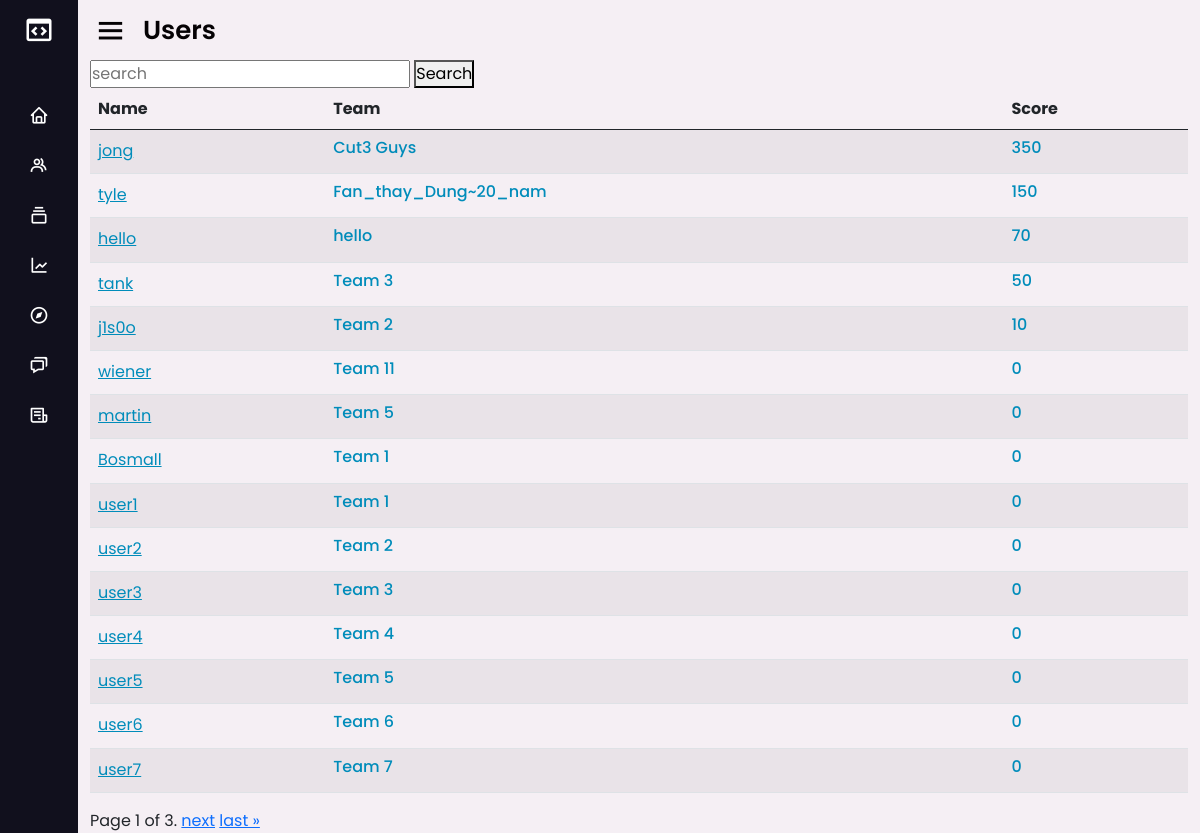
Before: /users/ (signed in) with the older database file.
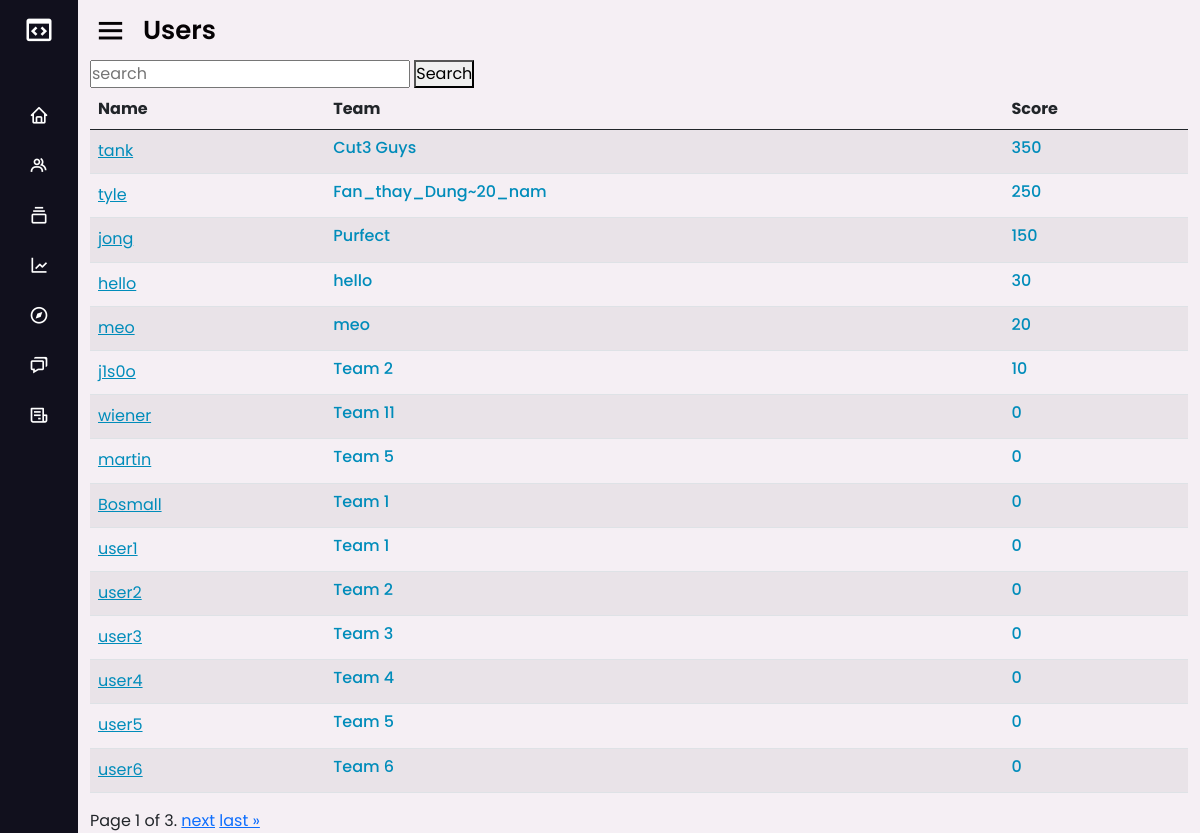
After: the same page with the newer database file.
### base/models.py (models this page shows, shortened)
class CustomUser(AbstractUser):
    solved = models.ManyToManyField(Chall , null=True , blank=True)
    score = models.PositiveIntegerField(default=0)
    team = models.ForeignKey(Team, null=True, blank=True , on_delete= models.DO_NOTHING)

class Team(models.Model):
    name = models.CharField(max_length=55)
    password = models.CharField(max_length=32 )
    score = models.PositiveBigIntegerField(default=0)
    decription = models.CharField(max_length=100 , blank=True)
    updated = models.DateTimeField(auto_now=True)
    created = models.DateTimeField(auto_now_add=True)
    class Meta:
        ordering = ['-updated' , '-created']
    def __str__(self):
        return self.name

### base/user.py (the view, shortened to what this page needs)
# urls.py: path('users/', user.Users , name='users'),
def Users(request):
    users = User.objects.all().order_by('-score')
    paginator = Paginator(users, 15) # Show 15 team per page.
    page_number = request.GET.get('page')
    page_obj = paginator.get_page(page_number)
    context = {'users': users, 'page_obj': page_obj}
    return render(request, 'base/user/user.html', context)

### base/templates/base/user/user.html (shortened to what this page needs)
{% extends 'main.html' %}
{% block header_text %}
<span class="text">Users</span>
{% endblock header_text %}
{% block content %}
<div class="container">
	<form  id="search" method="GET">
		<input type="text" name="search" id="text_search" placeholder="search">
		<button type="submit"> Search</button>
	</form>
	<div id="score">
		<div class="table-responsive">
			<table class="table table-striped">
				<thead>
					<tr>
						<th>Name</th>
                        <th>Team</th>
						<th>Score</th>
					</tr>
				</thead>
				<tbody>
					{% for user in page_obj %}
					<tr>
						<td>
							<a href="/userprofile/{{user.username}}"<h6 style="color: #008cba;">{{user.username}}</h6></a>
						</td>
                        <td>
                            <h6 style="color: #008cba;">{{user.team}}</h6>
                        </td>
						<td>
                            <h6 style="color: #008cba;">{{user.score}}</h6>
                        </td>
					</tr>
					{% endfor %}
				</tbody>
			</table>
			<div class="pagination">
				<span class="step-links">
					<span class="current">
						Page {{ page_obj.number }} of {{ page_obj.paginator.num_pages }}.
					</span>
					{% if page_obj.has_next %}
						<a href="?page={{ page_obj.next_page_number }}">next</a>
						<a href="?page={{ page_obj.paginator.num_pages }}">last &raquo;</a>
					{% endif %}
				</span>
			</div>
		</div>
	</div>
</div>
{% endblock content %}

### templates/main.html (shortened to what this page needs)
{% load static %}
<html lang="en">
  <head>
    <link
      href="https://cdn.jsdelivr.net/npm/bootstrap@5.0.2/dist/css/bootstrap.min.css"
      rel="stylesheet"
    />
    <link
      href="https://unpkg.com/boxicons@2.1.2/css/boxicons.min.css"
      rel="stylesheet"
    />
    <link rel="stylesheet" href="{% static '/styles/main.css' %} " />
  </head>
  <body >
    {% include 'navbar.html' %}
    <section class="home-section">
      <div class="home-content">
        <i class="bx bx-menu"></i>
        {% block header_text %}
        {% endblock header_text %}
      </div>
      {% block content %}{% endblock content %}
    </section>
  </body>
</html>

### templates/navbar.html (shortened to what this page needs)
<div class="sidebar close">
  <div class="logo-details">
    <i class="bx bx-code-block"></i>
  </div>
  <ul class="nav-links">
    <li>
      <a href="/">
        <i class="bx bx-home"></i>
      </a>
    </li>
    <li>
      <a href="/team">
        <i class="bx bx-group"></i>
      </a>
    </li>
    <li>
      <div class="icon-link">
        <a href="/chall/all/">
          <i class="bx bx-collection"></i>
        </a>
      </div>
    </li>
    <li>
      <a href="/scoreboard">
        <i class="bx bx-line-chart"></i>
      </a>
    </li>
    <li>
      <a href="/sponsors">
        <i class="bx bx-compass"></i>
      </a>
    </li>
    <li>
      <a href="/users">
        <i class="bx bx-chat"></i>
      </a>
    </li>
    <li>
      <a href="/rules">
        <i class="bx bx-receipt"></i>
      </a>
    </li>
    {% if request.user.is_authenticated %}
    <li>
      <div class="profile-details">
      </div>
    </li>
  {% endif %}
  </ul>
</div>

### static/styles/main.css (style rules this page uses)
* { margin: 0; padding: 0; box-sizing: border-box; font-family: 'Poppins', sans-serif; }
.sidebar { position: fixed; top: 0; left: 0; height: 100%; width: 260px; background: #11101d; z-index: 100; transition: all 0.5s ease; }
.sidebar.close { width: 78px; }
.sidebar .logo-details { height: 60px; width: 100%; display: flex; align-items: center; }
.sidebar .logo-details i { font-size: 30px; color: #fff; height: 50px; min-width: 78px; text-align: center; line-height: 50px; }
.sidebar .nav-links { height: 100%; padding: 30px 0 150px 0; overflow: auto; }
.sidebar.close .nav-links { overflow: visible; }
.sidebar .nav-links li { position: relative; list-style: none; transition: all 0.4s ease; }
.sidebar .nav-links li i { height: 50px; min-width: 78px; text-align: center; line-height: 50px; color: #fff; font-size: 20px; cursor: pointer; transition: all 0.3s ease; }
.sidebar .nav-links li a { display: flex; align-items: center; text-decoration: none; }
.sidebar .profile-details { position: fixed; bottom: 0; width: 260px; display: flex; align-items: center; justify-content: space-between; background: #1d1b31; padding: 12px 0; transition: all 0.5s ease; }
.sidebar.close .profile-details { background: none; }
.sidebar.close .profile-details { width: 78px; }
.home-section { position: relative; background: #f5eff4; min-height: 100% ; left: 260px; width: 100%; transition: all 0.5s ease; size: cover; }
.sidebar.close ~ .home-section { left: 78px; width: calc(100% - 78px); }
.home-section .home-content { height: 60px; display: flex; align-items: center; }
.home-section .home-content .bx-menu, .home-section .home-content .text { color: #050204; font-size: 35px; }
.home-section .home-content .bx-menu { margin: 0 15px; cursor: pointer; }
.home-section .home-content .text { font-size: 26px; font-weight: 600; }

Changed rows visible on the page:
no longer on this page (row unchanged): CustomUser: username "user7", team "Team 7", score "0"
changed CustomUser "tank": team "Team 3" → "Cut3 Guys"; score "50" → "350"; moves up the list
changed CustomUser "tyle": score "150" → "250"; moves down the list
changed CustomUser "jong": team "Cut3 Guys" → "Purfect"; score "350" → "150"
changed CustomUser "hello": score "70" → "30"
added CustomUser: username "meo", team "meo", score "20"
